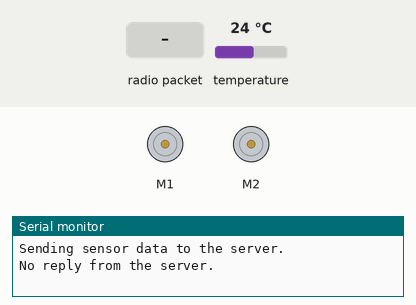
Simulated run of this sketch. Board: Arduino Uno, built with avr-gcc and run on an emulated ATmega328P. On the bench: 2 × DC motor (green arrow = forward, orange = backward, longer = faster), the last lines printed to the serial monitor. The test bench sets the inputs (shaded band); at power-on: temperature 24 °C. No radio packets arrive unless stated.

Above: at 1.6 s.
1.7 s: radio packet "1" arrives
At 3.0 s:
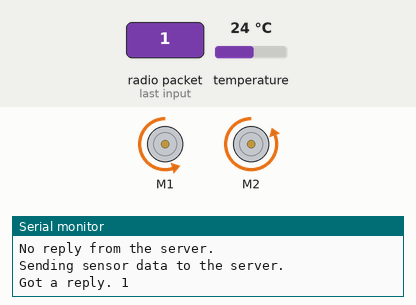
4.1 s: radio packet "0" arrives
At 4.5 s:
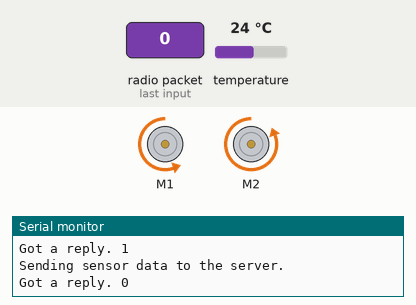
Timing chart, 0 to 7.1 s (numbered marks = the images above; inputs shaded):
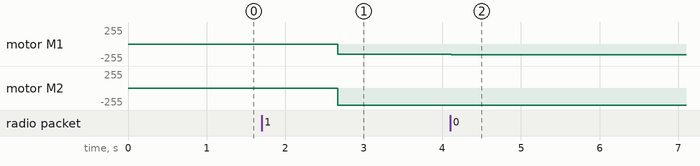

The sketch:

boat-client.ino
```cpp
// Libraries for the transceiver.
#include <SPI.h>
#include <RH_NRF24.h>

// Libraries for the motors.
#include <Wire.h>
#include <Adafruit_MotorShield.h>
#include "utility/Adafruit_MS_PWMServoDriver.h"

// Libraries for the temperature sensor.
#include <OneWire.h>
#include <DallasTemperature.h>


// Set up the transceiver.
// The channel number for the transceiver.
#define TRANSCEIVER_CHANNEL 144

// Set up the temperature sensor.
// The digital pin for the temperature sensor.
#define TEMPERATURE_ONE_WIRE_PIN 2

// Set up the pH sensor.
#define PH_SENSOR_PIN A1


// Initialize the transceiver.
// Create an object to interact with the transceiver.
RH_NRF24 nrf24;

// Initialize the motors.
// Create objects to interact with the motors.
Adafruit_MotorShield AFMS = Adafruit_MotorShield();
Adafruit_DCMotor *motor_1 = AFMS.getMotor(1);
Adafruit_DCMotor *motor_2 = AFMS.getMotor(2);

int joystick_1_x_mapped = 512;
int joystick_2_x_mapped = 512;

int motor_1_speed = 0;
int motor_2_speed = 0;

bool is_motor_1_forward = true;
bool is_motor_2_forward = true;

// Initialize the temperature sensor.
// Create objects to interact with the temperature sensor.
OneWire oneWire(TEMPERATURE_ONE_WIRE_PIN);
DallasTemperature temperature_sensors(&oneWire);

int celsius_temperature = 0;

// Initialize the pH sensor.
int ph_value = 0;
float ph_float_value = 0;
float ph_voltage = 0;


// Set the motor speeds and directions according to the variable values.
void set_motors()
{
    motor_1->setSpeed(motor_1_speed);
    motor_2->setSpeed(motor_2_speed);

    if (is_motor_1_forward) motor_1->run(FORWARD);
    else motor_1->run(BACKWARD);

    if (is_motor_2_forward) motor_2->run(FORWARD);
    else motor_2->run(BACKWARD);
}


void setup()
{
    Serial.begin(115200);

    // Wait for the serial monitor to load.
    while (!Serial);


    // Connect the devices.
    // Connect to the transceiver.
    if (!nrf24.init())
        Serial.println("`init` failed");
    if (!nrf24.setChannel(TRANSCEIVER_CHANNEL))
        Serial.println("`setChannel` failed");
    if (!nrf24.setRF(RH_NRF24::DataRate2Mbps, RH_NRF24::TransmitPower0dBm))
        Serial.println("`setRF` failed");

    // Connect to the motors and run them.
    AFMS.begin();
    set_motors();

    // Connect to the temperature sensor.
    temperature_sensors.begin();

    // Connect to the pH sensor.
    pinMode(PH_SENSOR_PIN, INPUT);
}


void loop()
{
    // Begin transmitting data to the server.
    // The data transmitted are the sensor measurements.
    Serial.println("Sending sensor data to the server.");


    // Load data.
    // Load data from the temperature sensor.
    temperature_sensors.requestTemperatures();
    celsius_temperature = (int) temperature_sensors.getTempCByIndex(0);


    // Pack the data into an array of eight-bit integers.
    uint8_t data[] = {celsius_temperature};
    nrf24.send(data, sizeof(data));

    nrf24.waitPacketSent();

    uint8_t buf[RH_NRF24_MAX_MESSAGE_LEN];
    uint8_t len = sizeof(buf);


    // Receive data from the client.
    // The data received should be the joystick positions mapped to eight bits.
    if (nrf24.waitAvailableTimeout(500))
    {
        if (nrf24.recv(buf, &len))
        {
            Serial.print("Got a reply. ");
            Serial.println((char*) buf);

            // Use the joystick values sent by the server
            // to control the motors.
            joystick_1_x_mapped = (int) buf[0];
            joystick_2_x_mapped = (int) buf[1];

            is_motor_1_forward = joystick_1_x_mapped >= 128;
            is_motor_2_forward = joystick_2_x_mapped >= 128;

            motor_1_speed = map(abs(joystick_1_x_mapped - 128), 0, 128, 0, 255);
            motor_2_speed = map(abs(joystick_2_x_mapped - 128), 0, 128, 0, 255);

            set_motors();
        }
        else
        {
            Serial.println("`recv` failed");
        }
    }
    else
    {
        Serial.println("No reply from the server.");
    }

    delay(500);
}
```

Measured:
- after the input at 1.7 s, motor M1: stopped → backward 157/255 after 0.97 s; motor M2: stopped → backward 255/255 after 0.97 s
- after the input at 4.1 s, motor M1: backward 157/255 → backward 159/255 at once
